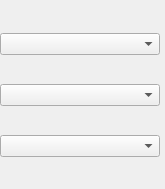
<?xml version="1.0" encoding="UTF-8"?>
<ui version="4.0">
 <class>Form</class>
 <widget class="QWidget" name="Form">
  <property name="geometry">
   <rect>
    <x>0</x>
    <y>0</y>
    <width>165</width>
    <height>189</height>
   </rect>
  </property>
  <property name="windowTitle">
   <string>Form</string>
  </property>
  <widget class="QWidget" name="verticalLayoutWidget">
   <property name="geometry">
    <rect>
     <x>0</x>
     <y>10</y>
     <width>160</width>
     <height>171</height>
    </rect>
   </property>
   <layout class="QVBoxLayout" name="verticalLayout">
    <item>
     <widget class="QComboBox" name="comboBox_2"/>
    </item>
    <item>
     <widget class="QComboBox" name="comboBox_3"/>
    </item>
    <item>
     <widget class="QComboBox" name="comboBox"/>
    </item>
   </layout>
  </widget>
 </widget>
 <resources/>
 <connections/>
</ui>
